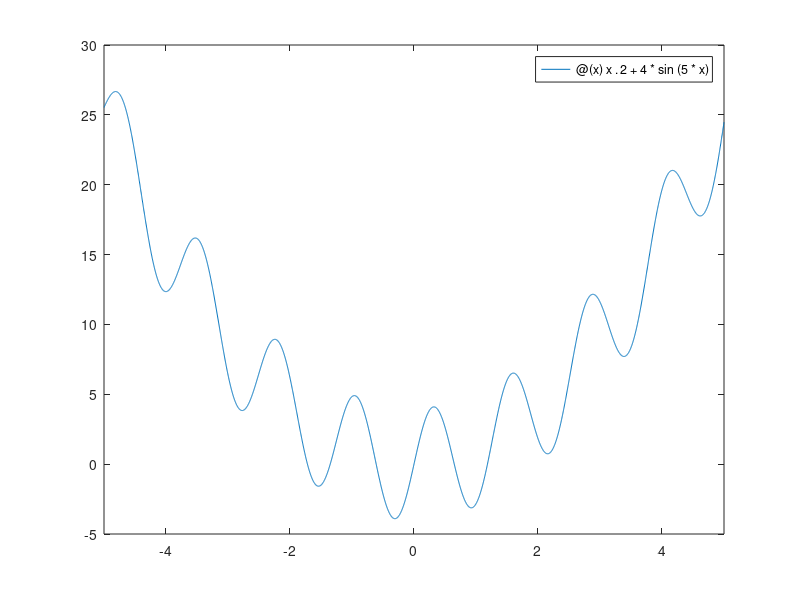

Source code (MATLAB): (Note: this script raises an error after producing the figure.)
%% Run |MultiStart|
% Consider a function with several local minima.

fun = @(x) x.^2 + 4*sin(5*x);
fplot(fun,[-5,5])
%% 
% To search for the global minimum, run |MultiStart| on 20 instances of 
% the problem using the |fmincon| |'sqp'| algorithm.

rng default % For reproducibility
opts = optimoptions(@FindSRFactor(x,BaseAIF_321, rr_base_stress, R10, TS, DT),'Algorithm','sqp');
problem = createOptimProblem('fmincon','objective',...
    fun,'x0',3,'lb',-5,'ub',5,'options',opts);
ms = MultiStart;
[x,f] = run(ms,problem,20)
%% 
% _Copyright 2012 The MathWorks, Inc._